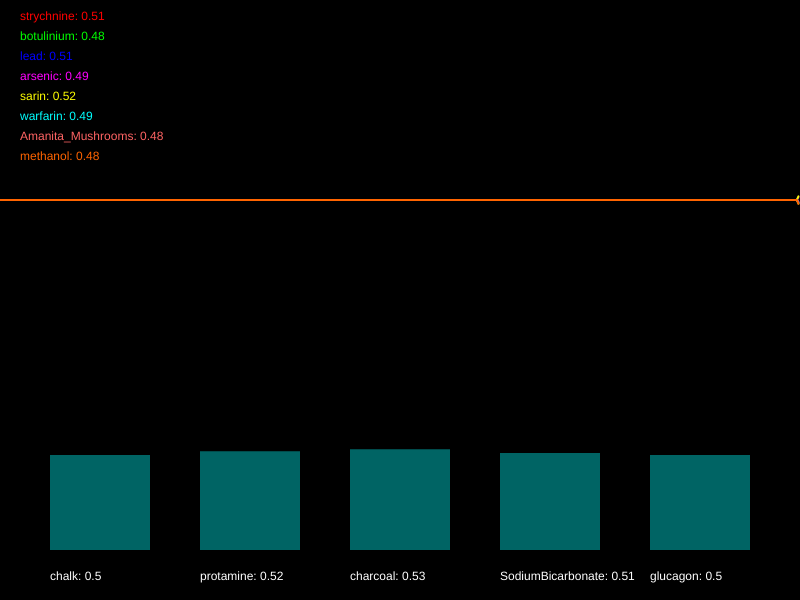
Frame 1 (no input)
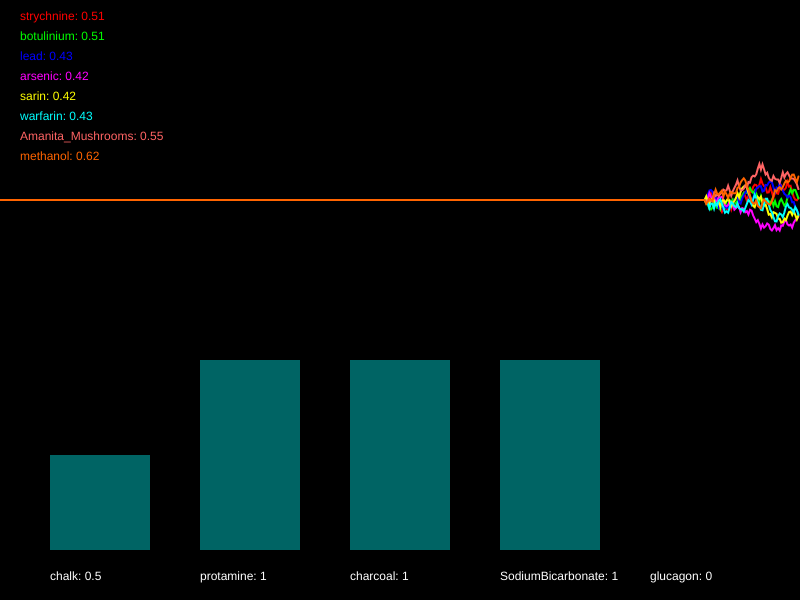
Frame 60 (no input)
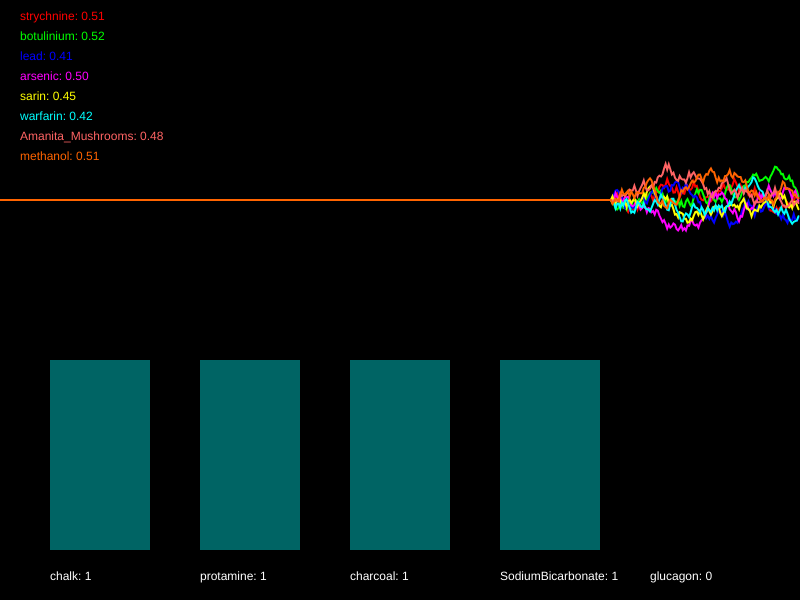
Frame 120 (the mouse pressed at the canvas centre since frame 60)

The p5.js sketch that drew these frames (run headless with seeded random() and noise() and a simulated clock; from frame 60 on, the mouse is pressed at the canvas centre):

// p5.js sketch
// ── sketch.js
/*

Officer: 2481930
CaseNum: 401-3-81011799-2481930

Case 401 - The Case of Norbert's Weiner Stand
Stage 4 - Mortal Cupcake

It seems that Norbert is getting desperate now. In what appears to be his final
stand he has set up his own cupcake shop. The laced cupcakes look delicious but
they are extremely dangerous. Just a brief whiff of one can induce a series of
deadly symptoms. This is Norbert’s most complex poison to date, so you’ll have
to work hard to produce a viable antidote.

You must develop the antidote by using conditional statements in the draw loop to
do the following.

	- When either lead dips below 0.25, strychnine dips below 0.32, sarin goes above 0.66, or perhaps Amanita_Mushrooms dips below 0.41, decrease chalk by 0.01
	- If either arsenic goes above 0.64, warfarin goes above 0.54, methanol dips below 0.42, or perhaps botulinium dips below 0.32, increment chalk by 0.05
	- When sarin dips below 0.31, strychnine goes above 0.62, and also warfarin dips below 0.41, try decreasing protamine by 0.02
	- When either methanol goes above 0.71, botulinium goes above 0.71, Amanita_Mushrooms goes above 0.34, or perhaps lead goes above 0.65, try increasing protamine by 0.02
	- If botulinium dips below 0.48 and Amanita_Mushrooms goes above 0.44, or on the other hand, methanol goes above 0.61 or strychnine goes above 0.73, decrement charcoal by 0.05
	- When warfarin dips below 0.74 and lead dips below 0.39, or on the other hand, arsenic dips below 0.72 or sarin dips below 0.36, increase charcoal by 0.03
	- If Amanita_Mushrooms dips below 0.49 and methanol dips below 0.44, or on the other hand, arsenic goes above 0.43, reduce SodiumBicarbonate by 0.03
	- If sarin goes above 0.75 or botulinium dips below 0.65, or on the other hand, warfarin goes above 0.74 and strychnine goes above 0.32, increase SodiumBicarbonate by 0.04
	- When either botulinium goes above 0.52, arsenic goes above 0.66, or perhaps warfarin goes above 0.51, decrease glucagon by 0.05
	- If lead dips below 0.4 and methanol goes above 0.42, or on the other hand, sarin goes above 0.39 and Amanita_Mushrooms dips below 0.32, raise glucagon by 0.04


Your conditional statements should:

consider the following poisons:

	- strychnine
	- botulinium
	- lead
	- arsenic
	- sarin
	- warfarin
	- Amanita_Mushrooms
	- methanol


and modify the following antidotes:

	- chalk
	- protamine
	- charcoal
	- SodiumBicarbonate
	- glucagon


- There are many ways to complete this task but you should only use the
following commands:

	if(){}
	+=
	-=

*/

//Declare the poison variables
var strychnine;
var botulinium;
var lead;
var arsenic;
var sarin;
var warfarin;
var Amanita_Mushrooms;
var methanol;


//Declare the antidote variables
var chalk;
var protamine;
var charcoal;
var SodiumBicarbonate;
var glucagon;


//This variable is used for drawing the graph
var graphs;


function setup()
{

	createCanvas(800,600);
	strokeWeight(2);

	//initialise the poisons and antidotes
	strychnine = 0.5;
	botulinium = 0.5;
	lead = 0.5;
	arsenic = 0.5;
	sarin = 0.5;
	warfarin = 0.5;
	Amanita_Mushrooms = 0.5;
	methanol = 0.5;
	chalk = 0.5;
	protamine = 0.5;
	charcoal = 0.5;
	SodiumBicarbonate = 0.5;
	glucagon = 0.5;


	//fills the graph with empty values
	graphs = [];

	for(var i = 0; i < 8; i++)
	{
		graphs.push([]);
		for(var j = 0; j < 512; j++)
		{
			graphs[i].push(0.5);
		}
	}

}

function draw()
{

	//Develop the antidote below
	//Write conditional statements to change the amount of each substance ...


    if ((lead < 0.25)||(strychnine < 0.32)||
        (sarin > 0.66)||(Amanita_Mushrooms < 0.41)){
        chalk -= 0.01;
    }
	if ((arsenic > 0.64)||(warfarin > 0.54)||
        (methanol < 0.42)||(botulinium < 0.32)){
        chalk += 0.05;
    }
	if ((sarin < 0.31)&&(strychnine > 0.62)&&(warfarin < 0.41)){
        protamine -= 0.02;
    }
	if ((methanol > 0.71)|| (botulinium > 0.71)||
        (Amanita_Mushrooms > 0.34)||(lead > 0.65)){
        protamine += 0.02;
    }
	if (((botulinium < 0.48)&&(Amanita_Mushrooms > 0.44))||
            ((methanol > 0.61) || (strychnine > 0.73))){
        charcoal -= 0.05;
    }
	if (((warfarin < 0.74) && (lead < 0.39)) || 
            ((arsenic < 0.72) || (sarin < 0.36))){
        charcoal += 0.03;
    }
	if (((Amanita_Mushrooms < 0.49) && (methanol < 0.44)) ||
            (arsenic > 0.43)){
        SodiumBicarbonate -= 0.03;
    }
	if (((sarin > 0.75) || (botulinium < 0.65)) || 
            ((warfarin > 0.74) && (strychnine > 0.32))){
        SodiumBicarbonate += 0.04;
    }
	if (((botulinium > 0.52) || (arsenic > 0.66)) ||
            (warfarin > 0.51)){
        glucagon -= 0.05;
    }
	if (((lead < 0.4) && (methanol > 0.42)) || 
            ((sarin > 0.39) && (Amanita_Mushrooms < 0.32))){
        glucagon += 0.04;
    }

	//////////////////////////////////////////////////////

	//the code below generates new values using random numbers

	/*
		For testing, you might want to temporarily comment out
		these lines and set the same variables to constant values
		instead.
	*/

	strychnine = nextValue(graphs[0],strychnine);
	botulinium = nextValue(graphs[1],botulinium);
	lead = nextValue(graphs[2],lead);
	arsenic = nextValue(graphs[3],arsenic);
	sarin = nextValue(graphs[4],sarin);
	warfarin = nextValue(graphs[5],warfarin);
	Amanita_Mushrooms = nextValue(graphs[6],Amanita_Mushrooms);
	methanol = nextValue(graphs[7],methanol);


	chalk = constrain(chalk, 0, 1);
	protamine = constrain(protamine, 0, 1);
	charcoal = constrain(charcoal, 0, 1);
	SodiumBicarbonate = constrain(SodiumBicarbonate, 0, 1);
	glucagon = constrain(glucagon, 0, 1);


	///////// DO NOT CHANGE THE CODE BELOW ///////////

	//drawing code

	// set background
	background(0);
	noFill();

	//draw the graphs for the vitals

	var colors = [
		color(255, 0, 0),
		color(0, 255, 0),
		color(0, 0, 255),
		color(255, 0, 255),
		color(255, 255, 0),
		color(0, 255, 255),
		color(255, 100, 100),
		color(255, 100, 0)
	];

	for(var i = 0; i < graphs.length; i++)
	{
		stroke(colors[i]);
		drawGraph(graphs[i]);
	}

	//draw the poisons as text
	noStroke();
	fill(colors[0]);
	text('strychnine: ' + nf(strychnine,1,2), 20,20);
	fill(colors[1]);
	text('botulinium: ' + nf(botulinium,1,2), 20,40);
	fill(colors[2]);
	text('lead: ' + nf(lead,1,2), 20,60);
	fill(colors[3]);
	text('arsenic: ' + nf(arsenic,1,2), 20,80);
	fill(colors[4]);
	text('sarin: ' + nf(sarin,1,2), 20,100);
	fill(colors[5]);
	text('warfarin: ' + nf(warfarin,1,2), 20,120);
	fill(colors[6]);
	text('Amanita_Mushrooms: ' + nf(Amanita_Mushrooms,1,2), 20,140);
	fill(colors[7]);
	text('methanol: ' + nf(methanol,1,2), 20,160);


	//draw the antidotes bar chart
	drawBar(chalk,50,'chalk');
	drawBar(protamine,200,'protamine');
	drawBar(charcoal,350,'charcoal');
	drawBar(SodiumBicarbonate,500,'SodiumBicarbonate');
	drawBar(glucagon,650,'glucagon');


}

function nextValue(graph, val)
{
	//gets the next value for a vital and puts it in an array for drawing
	var delta = random(-0.03,0.03);

	val += delta;
	if(val > 1 || val < 0)
	{
		delta *= -1;
		val += delta * 2;
	}

	graph.push(val)
	graph.shift();
	return val;
}

function drawGraph(graph)
{
	//draws an array as a graph
	beginShape();
	for(var i = 0; i < graph.length; i++)
	{
			vertex(width * i/512, height * 0.5 - graph[i]* height/3)
	}
	endShape();
}


function drawBar(val, x, name)
{
	//draws the bars for bar chart
    noStroke();
    fill(0,100,100);
	var mh = height * 0.4 - 50;
	rect(x,(height - 50) - val*mh, 100, val*mh);
    fill(255);
	text(name + ": " + val, x, height - 20);
}
